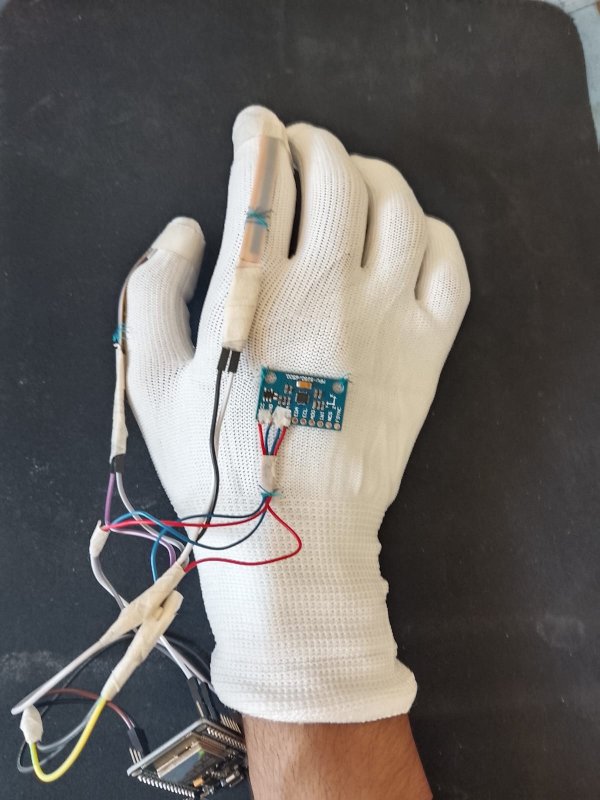
#> input picture docs/figures/build_photo_original.png, 1200 x 1600 px (shown at 1/2 size)
$ python make_photo.py
#> lines starting #> are read from the running program, lines starting #| are printed output that depends on the picture
"""Annotate the photograph of the assembled glove. Writes build_photo.jpg."""
from PIL import Image, ImageDraw, ImageFont

im = Image.open("build_photo_original.png").convert("RGB")
d = ImageDraw.Draw(im)
import matplotlib
font = ImageFont.truetype(matplotlib.get_data_path() + "/fonts/ttf/DejaVuSans-Bold.ttf", 34)


def label(text, box_xy, target, anchor="lt"):
#> called with text = 'Flex sensor 1 (index)', box_xy = (700, 120), target = (500, 400), anchor = 'lt'
    x, y = box_xy
    w = d.textlength(text, font=font)
#> w = 403.2
    pad = 10
    rect = (x, y, x + w + 2 * pad, y + 34 + 2 * pad)
#> rect = (700, 120, 1123.2, 174)
    d.line([(rect[0] + (rect[2] - rect[0]) / 2, rect[1] + (rect[3] - rect[1]) / 2), target], fill=(220, 38, 38), width=6)
    d.ellipse([target[0] - 11, target[1] - 11, target[0] + 11, target[1] + 11], fill=(220, 38, 38), outline="white", width=3)
    d.rectangle(rect, fill="white", outline=(28, 27, 25), width=3)
    d.text((x + pad, y + pad - 3), text, fill=(28, 27, 25), font=font)


label("Flex sensor 1 (index)", (700, 120), (500, 400))
label("MPU-6500 IMU", (760, 640), (610, 800))
label("Flex sensor 2 (thumb)", (10, 400), (246, 760))
label("Taped dupont wires", (640, 1100), (480, 1120))
label("ESP-32 DevKit", (560, 1500), (360, 1540))
im.save("build_photo.jpg", quality=92)
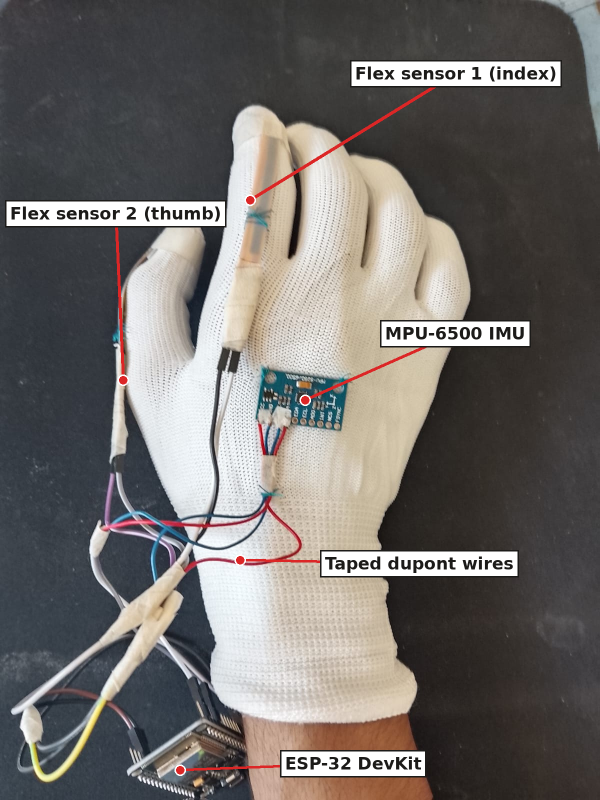
#> saved as build_photo.jpg: PIL image 1200x1600 RGB (shown at 1/2 size); mean R, G, B 111.9, 108, 105.2
print(im.size)
#| (1200, 1600)
